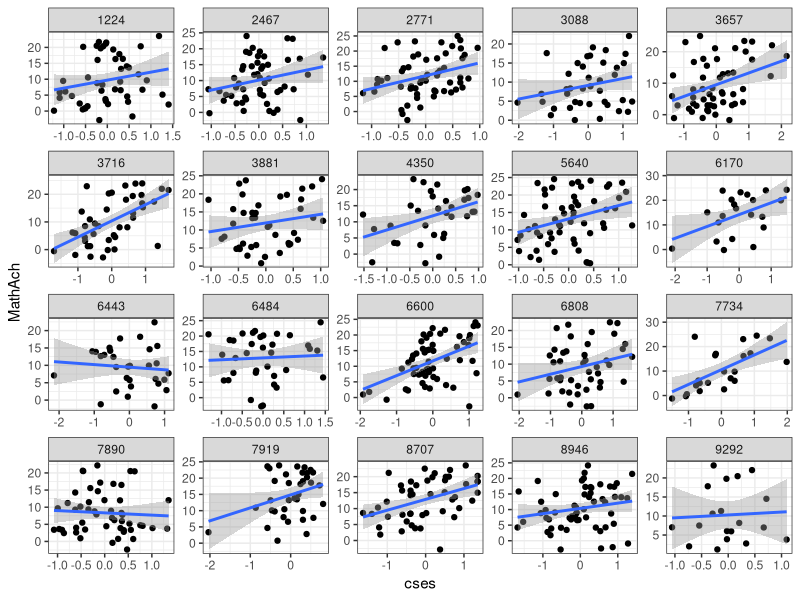
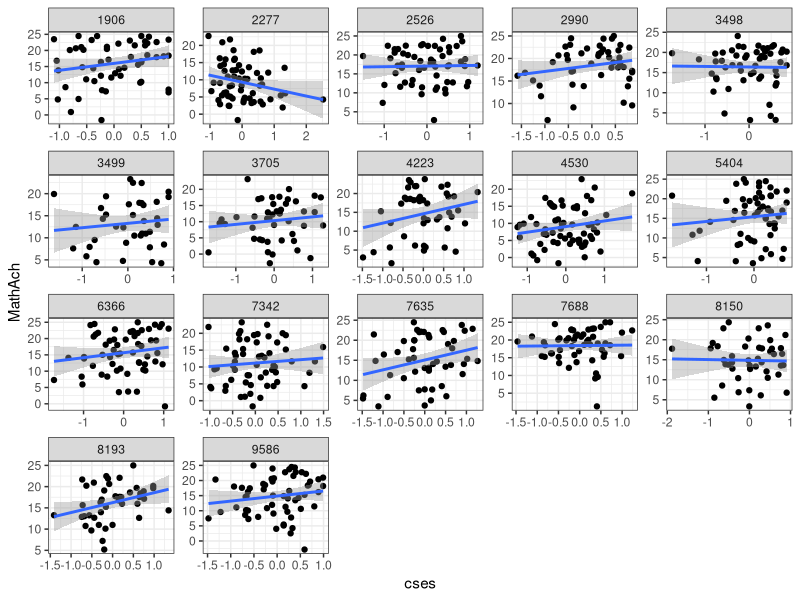
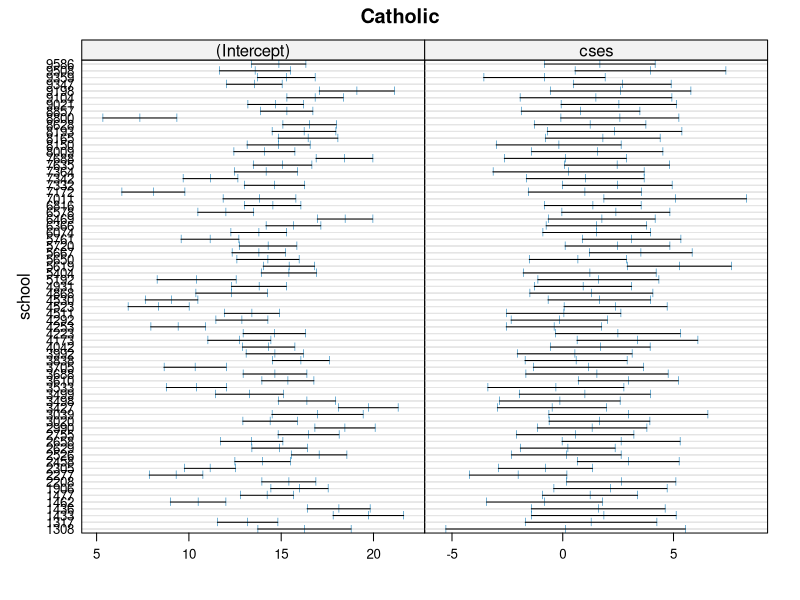
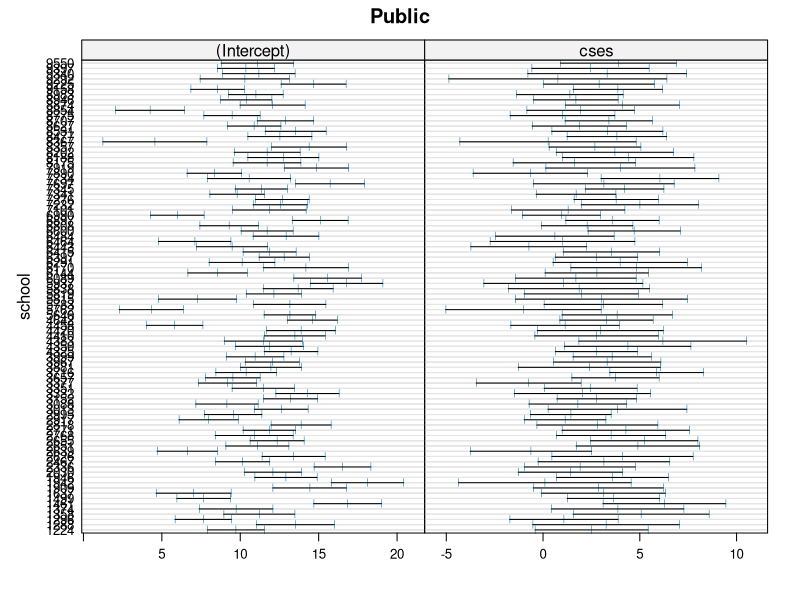
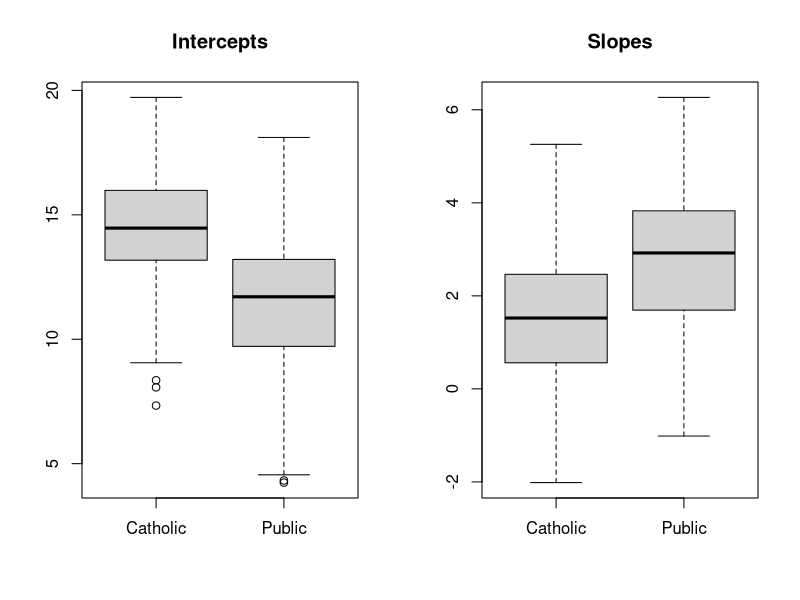
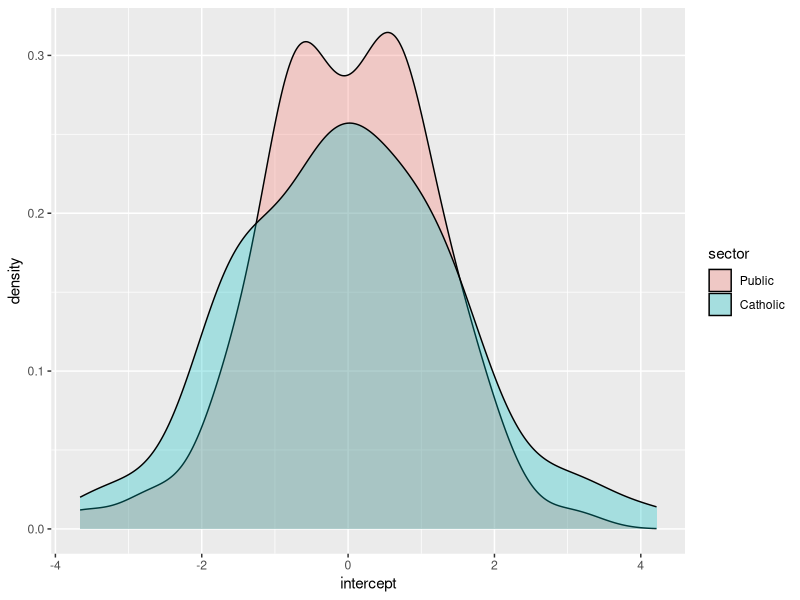
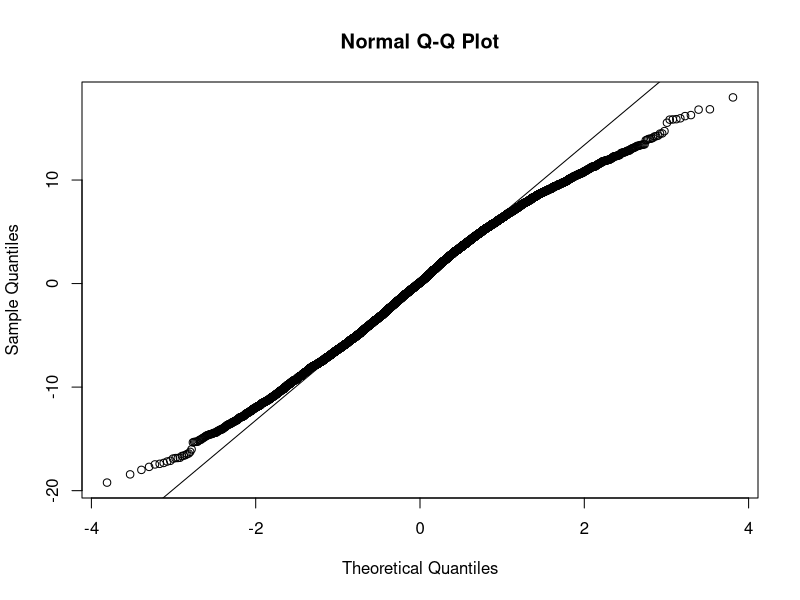
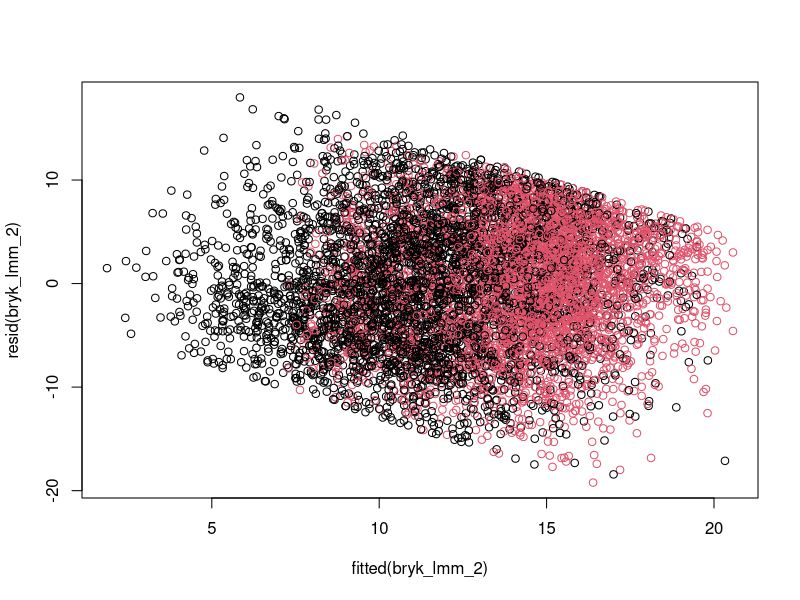

These charts were generated, in order, by the following R code:
#####################################################################
### R code for mixed models lecture
### Arthur Allignol <arthur-allignol@uni-ulm.de>
#####################################################################

require(data.table)
require(ggplot2)

#######################################
### High school and Beyond
#######################################


### Data preparation

require(nlme)

data(MathAchieve)
data(MathAchSchool)

Bryk <- as.data.frame(MathAchieve[, c("School", "SES", "MathAch")])

Bryk <- merge(Bryk, MathAchSchool, 
              by = "School", all.x = TRUE)

bryk <- data.table(Bryk)

bryk[, meanses := mean(SES), by = School]
bryk[, cses := SES - meanses]

bryk <- bryk[, list(School, SES, MathAch,
                    Sector, cses, meanses)]
bryk[, ':='(sector = as.character(Sector),
            school = as.character(School))]


### Data exploration

set.seed(66549)
ind.p <- sample(bryk[sector == "Public", school], 20)
ind.c <- sample(bryk[sector == "Catholic", school], 20)

ggplot(bryk[school %in% ind.p], aes(cses, MathAch)) + geom_point() +
  geom_smooth(method = "lm") +
  facet_wrap(~ school, scale = "free") +
  theme_bw()

ggplot(bryk[school %in% ind.c], aes(cses, MathAch)) + geom_point() +
  geom_smooth(method = "lm") +
  facet_wrap(~ school, scale = "free") +
  theme_bw()

require(lme4)

cat.list <- nlme::lmList(MathAch ~ cses | school, subset = sector=="Catholic",
                         data=bryk)
pub.list <- nlme::lmList(MathAch ~ cses | school, subset = sector=="Public",
                         data=bryk)

test.cat <- bryk[sector == "Catholic", coef(lm(MathAch ~ cses)), by = school]

## linear model for each school
plot(intervals(cat.list), main="Catholic")
plot(intervals(pub.list), main="Public")

cat.coef <- coef(cat.list)
pub.coef <- coef(pub.list)

old <- par(mfrow=c(1, 2))
boxplot(cat.coef[, 1], pub.coef[, 1], main="Intercepts",
    names=c("Catholic", "Public"))
boxplot(cat.coef[, 2], pub.coef[, 2], main="Slopes",
    names=c("Catholic", "Public"))
par(old)

## The models
bryk[, sector := factor(sector, levels = c("Public", "Catholic"))]

#############
## Model 1 ##
#############

bryk_lmm_1 <- lmer(MathAch ~ meanses*cses + sector*cses + (cses | school),
                  bryk)

## Without random slope
bryk_lmm_2 <- lmer(MathAch ~ meanses*cses + sector*cses + (1 | school),
                   bryk)

## THE FIXED EFFECTS ARE THE SAME !! IMPORTANT WITH REML
anova(bryk_lmm_1, bryk_lmm_2, refit = FALSE)

bryk_lmm_3 <- lmer(MathAch ~ meanses*cses + sector*cses + (cses - 1 | school),
                  bryk)

anova(bryk_lmm_1, bryk_lmm_3, refit = FALSE)

## We keep bryk_lme_2


##########################
## Wald tests and anova ##
##########################

require(lmerTest)

bryk_lmm_2 <- lmer(MathAch ~ meanses*cses + sector*cses + (1 | school),
                   bryk)

## class(bryk_lmm_2)

anova(bryk_lmm_2)
summary(bryk_lmm_2)


### Looking at the random parts ###

school_effects <- ranef(bryk_lmm_2)$school
school_effects$school <- row.names(school_effects)
names(school_effects) <- c("intercept", "school")

schools <- bryk[!duplicated(school), list(school, sector)]

school_effects <- merge(school_effects, schools, by = "school")

ggplot(school_effects, aes(x = intercept, fill = sector)) + geom_density(alpha = .3)



### Diagnostic
qres <- residuals(bryk_lmm_2)
qqnorm(qres)
qqline(qres)

plot(fitted(bryk_lmm_2), resid(bryk_lmm_2), col = as.integer(bryk$sector))

qrand <- ranef(bryk_lmm_2)$school[["(Intercept)"]]
qqnorm(qrand)
qqline(qrand)


######################
### Beat the blues ###
######################

data("BtheB", package = "HSAUR3")

BtheB$subject <- factor(rownames(BtheB))
nobs <- nrow(BtheB)
BtheB_long <- reshape(BtheB, idvar = "subject",
    varying = c("bdi.2m", "bdi.3m", "bdi.5m", "bdi.8m"),
    direction = "long")
BtheB_long$time <- rep(c(2, 3, 5, 8), rep(nobs, 4))
names(BtheB_long)[names(BtheB_long) == "treatment"] <- "trt"

## display of the data
layout(matrix(1:2, nrow = 1))
ylim <- range(BtheB[,grep("bdi", names(BtheB))],
              na.rm = TRUE)
tau <- subset(BtheB, treatment == "TAU")[,
    grep("bdi", names(BtheB))]
boxplot(tau, main = "Treated as usual", ylab = "BDI",
        xlab = "Time (in months)", names = c(0, 2, 4, 6, 8),
        ylim = ylim)
btheb <- subset(BtheB, treatment == "BtheB")[,
    grep("bdi", names(BtheB))]
boxplot(btheb, main = "Beat the Blues", ylab = "BDI",
        xlab = "Time (in months)", names = c(0, 2, 4, 6, 8),
        ylim = ylim)

dt <- data.table(BtheB_long)

ci <- function(x) {
    n <- length(x)
    se <- sd(x, na.rm = TRUE)/sqrt(n)
    ciMult <- se * qt(.975, n - 1)
    Mean <- mean(x, na.rm = TRUE)
    list(Mean = Mean, ciMult = ciMult)
}

ggplot(dt[, ci(bdi), by = list(trt, time)], aes(x = factor(time), y = Mean, colour = trt)) +
  geom_point(size = 5) +
  geom_errorbar(aes(ymin = Mean - ciMult, ymax = Mean + ciMult), width = .2)


## The models
BtheB_lmer1 <- lmer(bdi ~ bdi.pre + time + trt + 
                      drug + length + (1 | subject), data = BtheB_long,
                    REML = TRUE, na.action = na.omit)

BtheB_lmer2 <- lmer(bdi ~ bdi.pre + time + trt + 
                      drug + length + (time | subject), data = BtheB_long,
                    REML = TRUE, na.action = na.omit)

anova(BtheB_lmer1, BtheB_lmer2, refit = FALSE)

summary(BtheB_lmer1)

## Compare with ML estimation
BtheB_lmer1_ml <- lmer(bdi ~ bdi.pre + time + trt + 
                         drug + length + (1 | subject), data = BtheB_long,
                       REML = FALSE, na.action = na.omit)

## Model checking
layout(matrix(1:2, ncol = 2))
qint <- ranef(BtheB_lmer1)$subject[["(Intercept)"]]
qres <- residuals(BtheB_lmer1)
qqnorm(qint, ylab = "Estimated random intercepts",
       xlim = c(-3, 3), ylim = c(-20, 20),
       main = "Random intercepts")
qqline(qint)
qqnorm(qres, xlim = c(-3, 3), ylim = c(-20, 20),
       ylab = "Estimated residuals",
       main = "Residuals")
qqline(qres)

## interaction with time ?
BtheB_lmer11 <- lmer(bdi ~ bdi.pre + time * trt + 
                      drug + length + (1 | subject), data = BtheB_long,
                    REML = FALSE, na.action = na.omit)


### With GEE
osub <- order(as.integer(BtheB_long$subject))

BtheB_long <- BtheB_long[osub,] ## That's really important

require(geepack)

btb_gee <- geeglm(bdi ~ bdi.pre + time + trt + 
                    drug + length, data = BtheB_long, id = subject, 
                  family = gaussian, corstr = "independence")

btb_gee1 <- geeglm(bdi ~ bdi.pre + time + trt + 
                     drug + length, data = BtheB_long, id = subject, 
                   family = gaussian, corstr = "exchangeable")

coef(btb_gee)
coef(btb_gee1)
summary(BtheB_lmer1)$coef[, 1]

###########################
### Respiratory Illness ###
###########################

## data preparation
data("respiratory", package = "HSAUR3")
resp <- subset(respiratory, month > "0")
resp$baseline <- rep(subset(respiratory, month == "0")$status,  
                     rep(4, 111))
resp$nstat <- as.numeric(resp$status == "good")
resp$month <- resp$month[, drop = TRUE]
names(resp)[names(resp) == "treatment"] <- "trt"
levels(resp$trt)[2] <- "trt"

resp_glm <- glm(status ~ centre + trt + gender + 
                  baseline + age, data = resp, family = "binomial")

require(geepack)

resp_gee1 <- geeglm(nstat ~ centre + trt + gender + 
                      baseline + age, data = resp, family = "binomial", 
                    id = subject, corstr = "independence", 
                    scale.fix = TRUE, scale.value = rep(1, nrow(resp)))

resp_gee2 <- geeglm(nstat ~ centre + trt + gender + 
                      baseline + age, data = resp, family = "binomial", 
                    id = subject, corstr = "exchangeable", 
                    scale.fix = TRUE, scale.value = rep(1, nrow(resp)))

exp(coef(resp_gee2)["trttrt"] +
    c(-1, 1) *
    summary(resp_gee2)$coefficients["trttrt", "Std.err"] *
                    qnorm(0.975))


### GLMM
resp_glmer <- glmer(status ~ centre + trt + gender + 
                      baseline + age + (1 | subject),
                    data = resp, family = "binomial")
